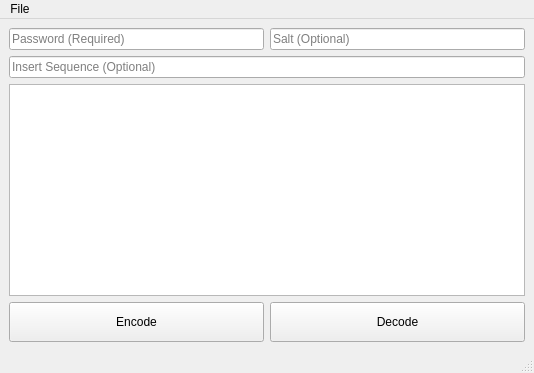
<?xml version="1.0" encoding="UTF-8"?>
<ui version="4.0">
 <class>MainWindow</class>
 <widget class="QMainWindow" name="MainWindow">
  <property name="geometry">
   <rect>
    <x>0</x>
    <y>0</y>
    <width>534</width>
    <height>373</height>
   </rect>
  </property>
  <property name="windowTitle">
   <string>MainWindow</string>
  </property>
  <widget class="QWidget" name="centralwidget">
   <layout class="QGridLayout" name="gridLayout">
    <item row="0" column="0">
     <layout class="QVBoxLayout" name="verticalLayout">
      <item>
       <layout class="QHBoxLayout" name="horizontalLayout">
        <item>
         <widget class="QLineEdit" name="lineEdit">
          <property name="focusPolicy">
           <enum>Qt::StrongFocus</enum>
          </property>
          <property name="toolTip">
           <string>Password Entry</string>
          </property>
          <property name="whatsThis">
           <string/>
          </property>
          <property name="inputMethodHints">
           <set>Qt::ImhSensitiveData</set>
          </property>
          <property name="inputMask">
           <string/>
          </property>
          <property name="placeholderText">
           <string>Password (Required)</string>
          </property>
         </widget>
        </item>
        <item>
         <widget class="QLineEdit" name="lineEdit_2">
          <property name="focusPolicy">
           <enum>Qt::StrongFocus</enum>
          </property>
          <property name="toolTip">
           <string>Salt Entry</string>
          </property>
          <property name="inputMethodHints">
           <set>Qt::ImhSensitiveData</set>
          </property>
          <property name="inputMask">
           <string/>
          </property>
          <property name="placeholderText">
           <string>Salt (Optional)</string>
          </property>
         </widget>
        </item>
       </layout>
      </item>
      <item>
       <widget class="QLineEdit" name="lineEdit_3">
        <property name="toolTip">
         <string>Encoder Sequence</string>
        </property>
        <property name="inputMask">
         <string/>
        </property>
        <property name="placeholderText">
         <string>Insert Sequence (Optional)</string>
        </property>
       </widget>
      </item>
      <item>
       <widget class="QTextEdit" name="textEdit">
        <property name="cursor" stdset="0">
         <cursorShape>IBeamCursor</cursorShape>
        </property>
        <property name="toolTip">
         <string>Enter text to be edited</string>
        </property>
        <property name="placeholderText">
         <string/>
        </property>
       </widget>
      </item>
      <item>
       <layout class="QHBoxLayout" name="horizontalLayout_2">
        <item>
         <widget class="QPushButton" name="PushButton">
          <property name="sizePolicy">
           <sizepolicy hsizetype="Minimum" vsizetype="Fixed">
            <horstretch>0</horstretch>
            <verstretch>0</verstretch>
           </sizepolicy>
          </property>
          <property name="minimumSize">
           <size>
            <width>0</width>
            <height>40</height>
           </size>
          </property>
          <property name="maximumSize">
           <size>
            <width>16777215</width>
            <height>40</height>
           </size>
          </property>
          <property name="sizeIncrement">
           <size>
            <width>0</width>
            <height>0</height>
           </size>
          </property>
          <property name="cursor">
           <cursorShape>PointingHandCursor</cursorShape>
          </property>
          <property name="toolTip">
           <string>Encode Text</string>
          </property>
          <property name="text">
           <string>Encode</string>
          </property>
         </widget>
        </item>
        <item>
         <widget class="QPushButton" name="pushButton_2">
          <property name="sizePolicy">
           <sizepolicy hsizetype="Minimum" vsizetype="Fixed">
            <horstretch>0</horstretch>
            <verstretch>0</verstretch>
           </sizepolicy>
          </property>
          <property name="minimumSize">
           <size>
            <width>0</width>
            <height>40</height>
           </size>
          </property>
          <property name="maximumSize">
           <size>
            <width>16777215</width>
            <height>40</height>
           </size>
          </property>
          <property name="sizeIncrement">
           <size>
            <width>0</width>
            <height>0</height>
           </size>
          </property>
          <property name="cursor">
           <cursorShape>PointingHandCursor</cursorShape>
          </property>
          <property name="toolTip">
           <string>Decode Text</string>
          </property>
          <property name="text">
           <string>Decode</string>
          </property>
         </widget>
        </item>
       </layout>
      </item>
     </layout>
    </item>
   </layout>
  </widget>
  <widget class="QMenuBar" name="menubar">
   <property name="geometry">
    <rect>
     <x>0</x>
     <y>0</y>
     <width>534</width>
     <height>21</height>
    </rect>
   </property>
   <widget class="QMenu" name="menuFile">
    <property name="title">
     <string>File</string>
    </property>
    <addaction name="actionOpen"/>
    <addaction name="actionSave"/>
   </widget>
   <addaction name="menuFile"/>
  </widget>
  <widget class="QStatusBar" name="statusbar"/>
  <action name="actionOpen">
   <property name="text">
    <string>Open</string>
   </property>
  </action>
  <action name="actionSave">
   <property name="text">
    <string>Save As</string>
   </property>
  </action>
 </widget>
 <resources/>
 <connections/>
</ui>
